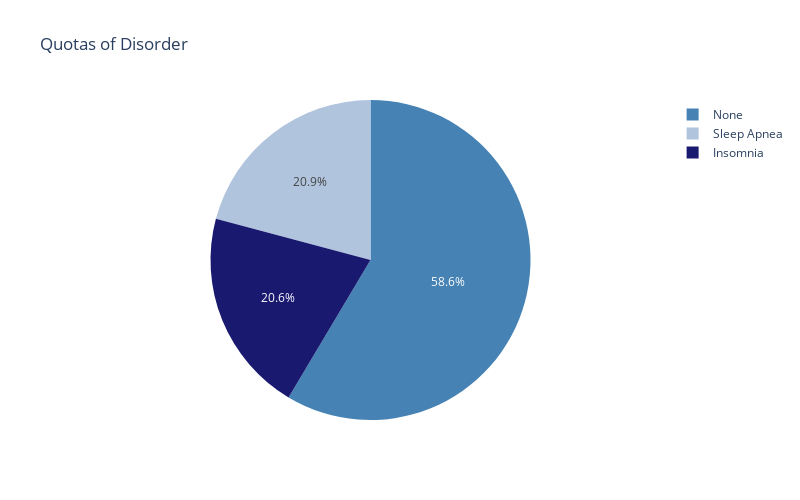

The notebook cell saved with this chart:
### Code cell
plt.style.use('seaborn')

df_sd = df['Sleep Disorder'].value_counts().reset_index()

px.pie(title='Quotas of Disorder',
       names='index',
       values='Sleep Disorder',
       data_frame=df_sd,
       color='index',
       color_discrete_map={'None': 'steelblue', 'Sleep Apnea': 'lightsteelblue', 'Insomnia': 'midnightblue'},
       width=800, height=500)

### Figure 1 — Plotly figure (JSON) as saved in the notebook; plotly's stock layout.template omitted (floating-point values rounded to 4 significant figures)
{"data": [{"customdata": [["None"], ["Sleep Apnea"], ["Insomnia"]], "domain": {"x": [0, 1], "y": [0, 1]}, "hovertemplate": "index=%{customdata[0]}<br>Sleep Disorder=%{value}<extra></extra>", "labels": ["None", "Sleep Apnea", "Insomnia"], "legendgroup": "", "marker": {"colors": ["steelblue", "lightsteelblue", "midnightblue"]}, "name": "", "showlegend": true, "type": "pie", "values": [219, 78, 77]}], "layout": {"height": 500, "legend": {"tracegroupgap": 0}, "title": {"text": "Quotas of Disorder"}, "width": 800}}
